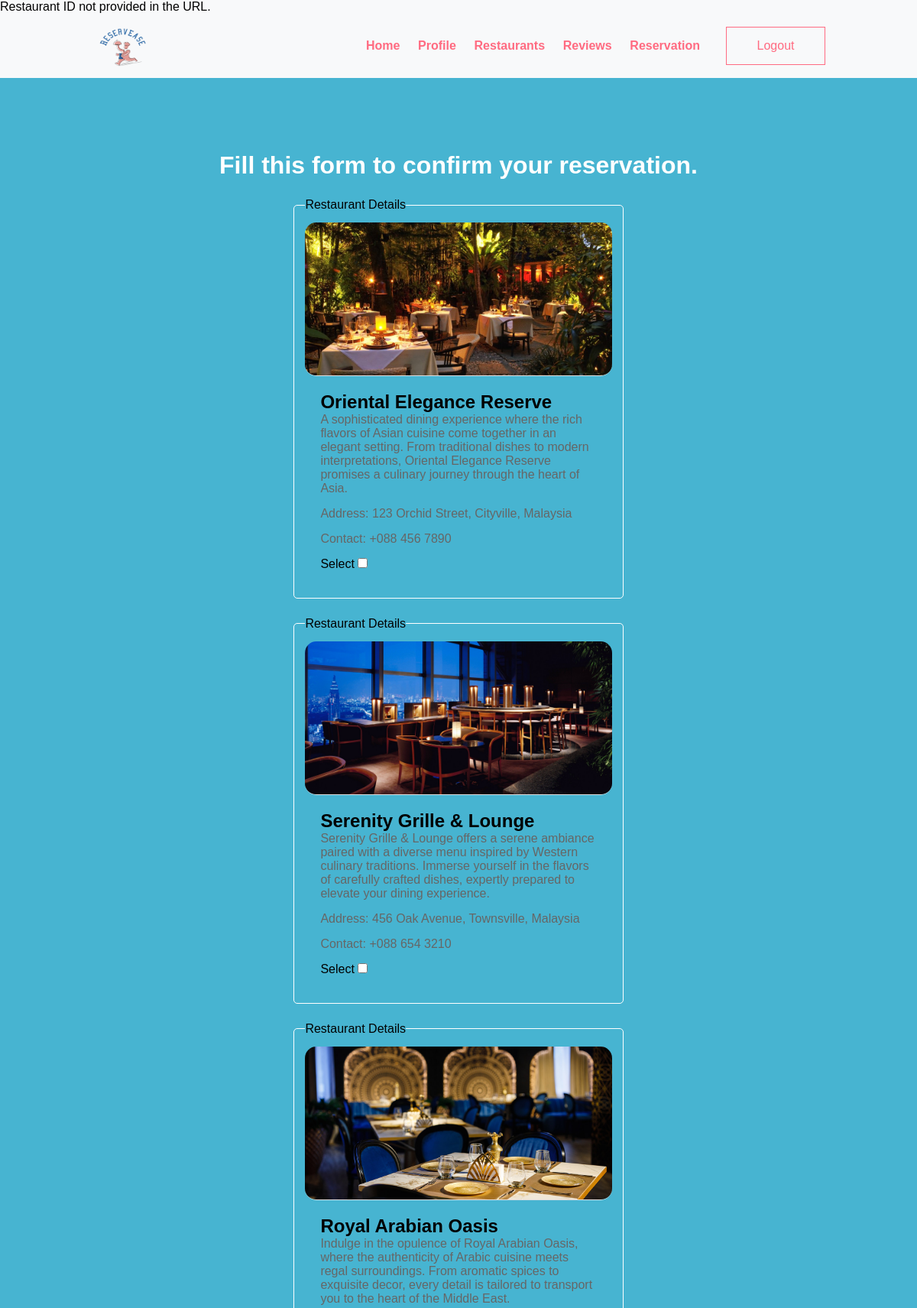
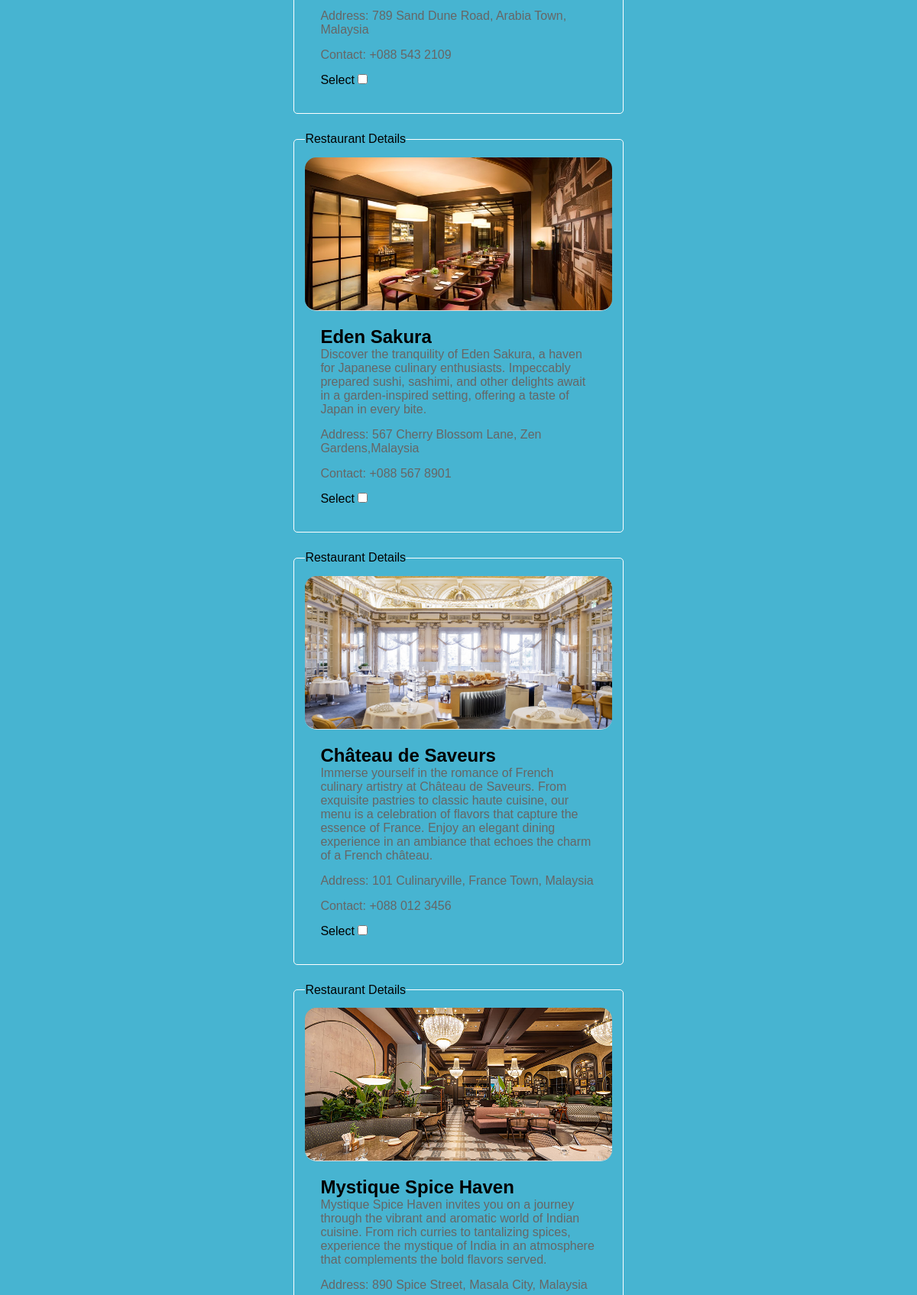
Page /group2/order.php (upper part) on the committed database (2 pictures, top to bottom).
### tables this page shows
CREATE TABLE `restaurant` (
  `restaurant_id` int(11) NOT NULL,
  `name` varchar(50) NOT NULL,
  `description` text DEFAULT NULL,
  `address` varchar(50) DEFAULT NULL,
  `contact` varchar(20) DEFAULT NULL,
  `created_at` timestamp NOT NULL DEFAULT current_timestamp(),
  `updated_at` timestamp NOT NULL DEFAULT current_timestamp() ON UPDATE current_timestamp(),
  `restaurant_image` varchar(255) DEFAULT NULL
);

### group2/order.php (the view, shortened to what this page needs)
<?php include("config.php"); ?>
<!DOCTYPE html>
<html lang="en">
<head>
    <link rel="stylesheet" href="css/style.css">
</head>
<body>
<section class="navbar">
    <div class="container">
        <div class="logo">
            <a href="#" title="Logo">
             <img src="images/group_logo.png" alt="Restaurant Logo" class="img-responsive">
            </a>
        </div>
        <div class="menu text-right">
            <ul>
                <li>
                    <a href="index.php">Home</a>
                </li>
				<li>
                    <a href="user_profile.php">Profile</a>
                </li>
                <li>
                    <a href="restaurant.php">Restaurants</a>
                </li>
                <li>
                    <a href="review.php">Reviews</a>
                </li>
                <li>
                    <a href="reservations.php">Reservation</a>
                </li>
                <a href="logout.php"><button class="btnLogout-popup">Logout</button></a>
            </ul>
        </div>
    </div>
</section>
    <section class="food-search">
        <div class="container">
            <h2 class="text-center text-white">Fill this form to confirm your reservation.</h2>
            <form action="order_action.php" method="post" class="order">
                <?php
                $sql = "SELECT * FROM restaurant";
                $result = mysqli_query($conn, $sql);
                if ($result && mysqli_num_rows($result) > 0) {
                    while ($row = mysqli_fetch_assoc($result)) {
                        echo '<fieldset>';
                        echo '<legend>Restaurant Details</legend>';
                        echo '<div class="food-menu-img">';
                        $imagePath = $row['restaurant_image'];
                        if (file_exists($imagePath)) {
                            echo '<img src="' . $imagePath . '" alt="Restaurant Image" class="img-responsive img-curve">';
                        } else {
                            echo '<p>Image not available</p>';
                        }
                        echo '</div>';
                        echo '<div class="food-menu-desc">';
                        echo '<h3>' . $row['name'] . '</h3>';
                        echo '<p class="food-price">' . $row['description'] . '</p>';
                        echo '<p class="food-detail">Address: ' . $row['address'] . '</p>';
                        echo '<p class="food-detail">Contact: ' . $row['contact'] . '</p>';
                        echo '<label for="restaurant_' . $row['restaurant_id'] . '">Select  </label>';
                        echo '<input type="checkbox" name="selected_restaurants[]" id="restaurant_' . $row['restaurant_id'] . '" value="' . $row['restaurant_id'] . '">';
                        echo '</div>';
                        echo '</fieldset>';
                    }
                } else {
                    echo 'No restaurants found.';
                }
                ?>
            </form>
        </div>
    </section>
</body>
</html>

### group2/css/style.css (style rules this page uses)
* { margin: 0 0; padding: 0 0; font-family: Arial, Helvetica, sans-serif; }
.container { width: 80%; margin: 0 auto; padding: 1%; }
.img-responsive { width: 100%; }
.img-curve { border-radius: 15px; }
.text-right { text-align: right; }
.text-center { text-align: center; }
.text-white { color: white; }
a { color: #ff6b81; text-decoration: none; }
.btnLogout-popup { width: 130px; height: 50px; background: transparent; border: 1px solid #ff6b81; outline: none; cursor: pointer; font-size: 1em; color: #ff6b81; font-weight: 500; margin-left: 20px; }
h2 { color: #2f3542; font-size: 2rem; margin-bottom: 2%; }
h3 { font-size: 1.5rem; }
fieldset { border: 1px solid white; margin: 5%; padding: 3%; border-radius: 5px; }
.logo { width: 10%; float: left; display: flex; }
.menu { line-height: 60px; }
.menu ul { list-style-type: none; }
.menu ul li { display: inline; padding: 1%; font-weight: bold; }
.food-search { background-image: url(../images/bg.jpg); background-size: cover; background-repeat: no-repeat; background-position: center; padding: 7% 0; }
.img-curve { width: 100%; height: 200px; object-fit: cover; }
.img-responsive { max-width: 100%; height: auto; }
.food-menu-img img { max-width: 100%; height: 200px; object-fit: cover; border-bottom: 1px solid #ddd; }
.food-menu-desc { padding: 20px; }
.food-menu-desc p { color: #666; margin-bottom: 15px; }
.order { width: 50%; margin: 0 auto; }
.container { max-width: 1200px; margin: 0 auto; }
.logo img { width: 80px; height: 60px; }
body { font-family: 'Arial', sans-serif; background-color: #f8f9fa; margin: 0; padding: 0; }

### rows in the picture
restaurant: restaurant_image (picture), name "Oriental Elegance Reserve", description "A sophisticated dining experience where the rich flavors of Asian cuisine come together in an elegant setting. From traditional dishes to modern interpretations, Oriental Elegance Reserve promises a culinary journey through the heart of Asia.", address "123 Orchid Street, Cityville, Malaysia", contact "+088 456 7890"
restaurant: restaurant_image (picture), name "Serenity Grille & Lounge", description "Serenity Grille & Lounge offers a serene ambiance paired with a diverse menu inspired by Western culinary traditions. Immerse yourself in the flavors of carefully crafted dishes, expertly prepared to elevate your dining experience.", address "456 Oak Avenue, Townsville, Malaysia", contact "+088 654 3210"
restaurant: restaurant_image (picture), name "Royal Arabian Oasis", description "Indulge in the opulence of Royal Arabian Oasis, where the authenticity of Arabic cuisine meets regal surroundings. From aromatic spices to exquisite decor, every detail is tailored to transport you to the heart of the Middle East.", address "789 Sand Dune Road, Arabia Town, Malaysia", contact "+088 543 2109"
restaurant: restaurant_image (picture), name "Eden Sakura", description "Discover the tranquility of Eden Sakura, a haven for Japanese culinary enthusiasts. Impeccably prepared sushi, sashimi, and other delights await in a garden-inspired setting, offering a taste of Japan in every bite.", address "567 Cherry Blossom Lane, Zen Gardens,Malaysia", contact "+088 567 8901"
restaurant: restaurant_image (picture), name "Château de Saveurs", description "Immerse yourself in the romance of French culinary artistry at Château de Saveurs. From exquisite pastries to classic haute cuisine, our menu is a celebration of flavors that capture the essence of France. Enjoy an elegant dining experience in an ambiance that echoes the charm of a French château.", address "101 Culinaryville, France Town, Malaysia", contact "+088 012 3456"
restaurant: restaurant_image (picture), name "Mystique Spice Haven", description "Mystique Spice Haven invites you on a journey through the vibrant and aromatic world of Indian cuisine. From rich curries to tantalizing spices, experience the mystique of India in an atmosphere that complements the bold flavors served.", address "890 Spice Street, Masala City, Malaysia"
